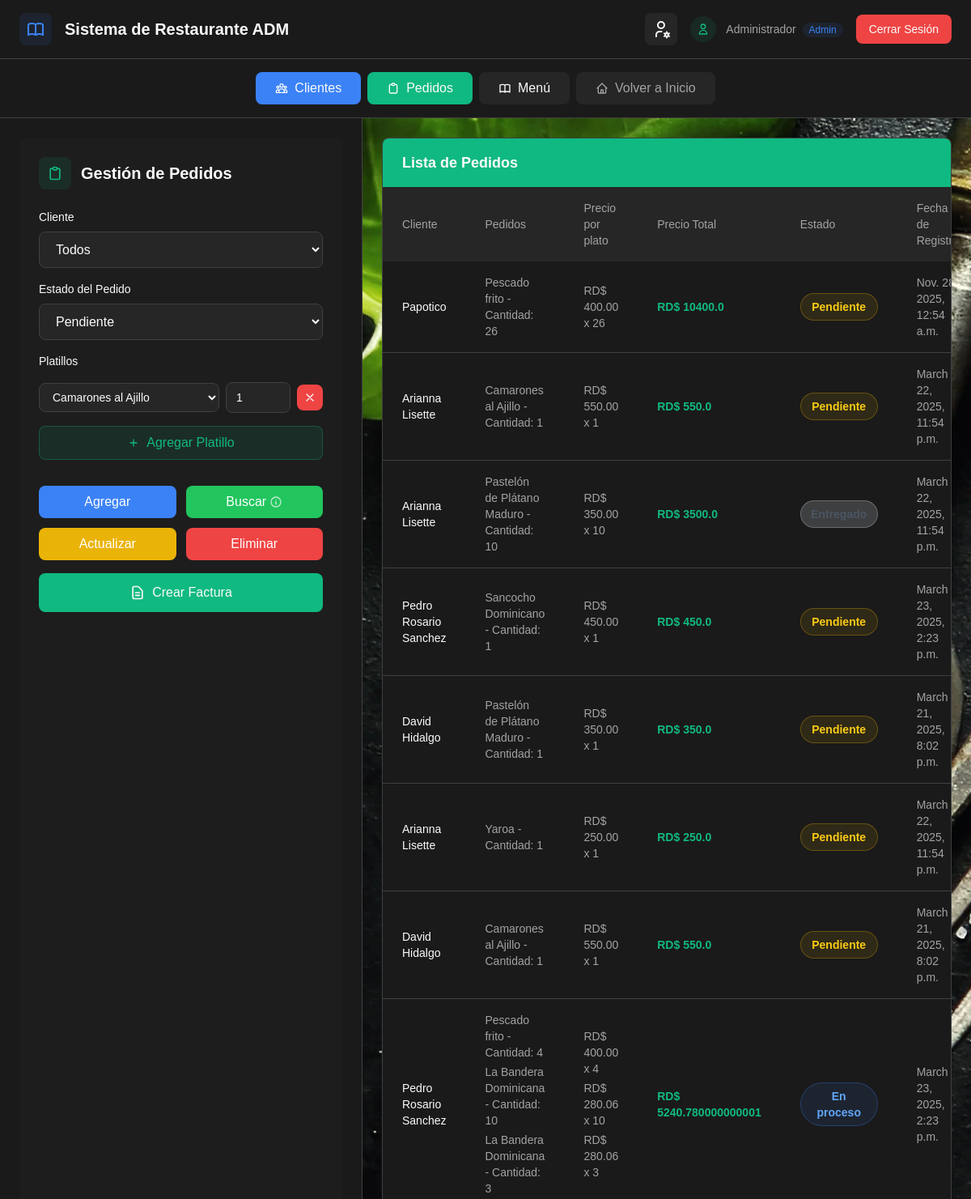
Page /home/orders/ (signed in, upper part) on the earlier database version.
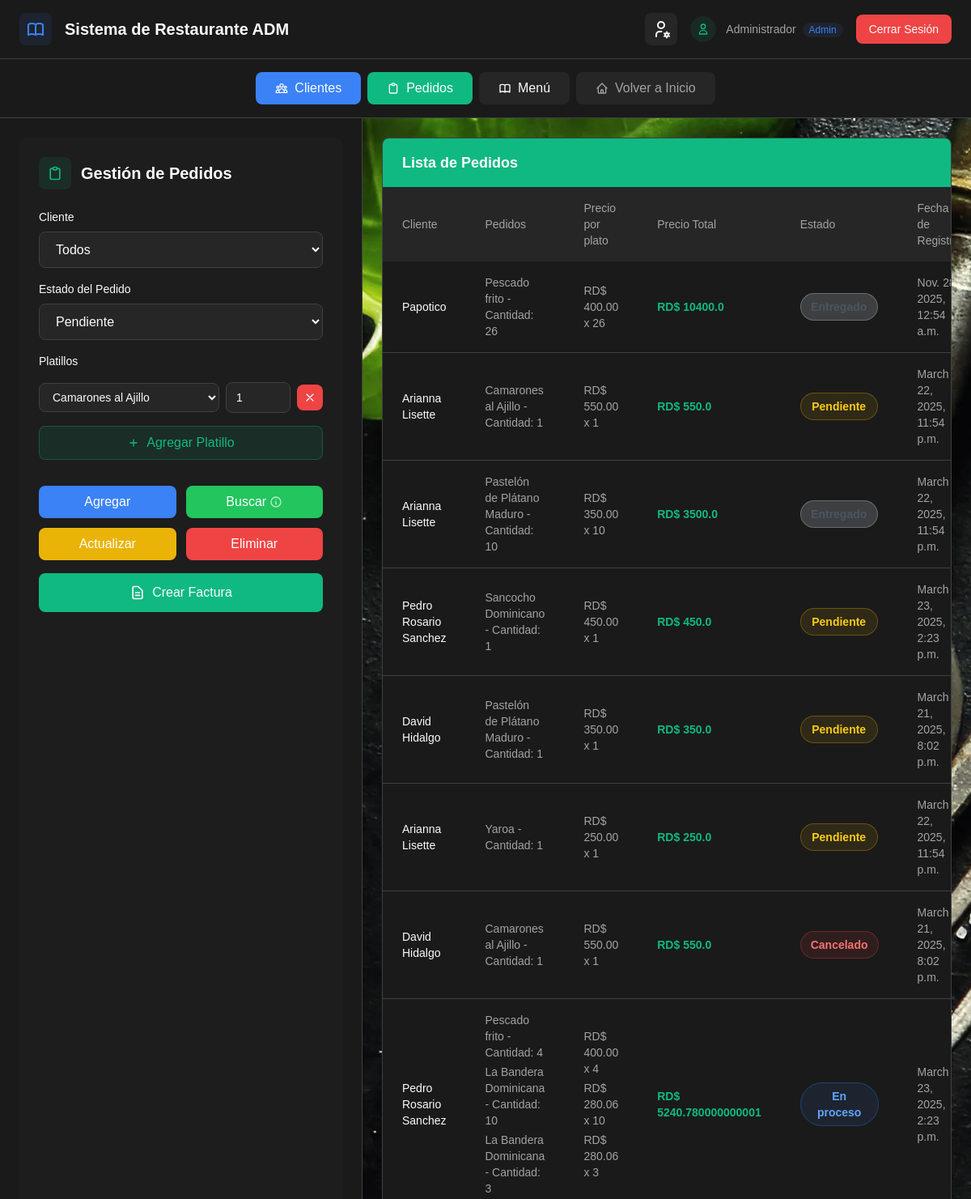
Same page on the later database version.
### Web_Restaurante/models.py (models this page shows, shortened)
class Order(models.Model):
    ESTADO_CHOICES = [
        ('Pendiente', 'Pendiente'),
        ('En proceso', 'En proceso'),
        ('Listo', 'Listo'),
        ('Entregado', 'Entregado'),
        ('Cancelado', 'Cancelado'),
    ]
    cliente = models.ForeignKey(Cliente, on_delete=models.CASCADE)
    platillos = models.ManyToManyField(Menu, through='OrderDetail')
    estado = models.CharField(max_length=20, choices=ESTADO_CHOICES)
    fecha_registro = models.DateTimeField(auto_now_add=True)
    fecha_actualizacion = models.DateTimeField(auto_now=True)

class Cliente(models.Model):
    nombre = models.CharField(max_length=100)
    telefono = models.CharField(max_length=15)
    correo = models.EmailField()
    fecha_registro = models.DateTimeField(auto_now_add=True)

class OrderDetail(models.Model):
    order = models.ForeignKey(Order, on_delete=models.CASCADE)
    menu = models.ForeignKey(Menu, on_delete=models.CASCADE)
    cantidad = models.PositiveIntegerField()

class Menu(models.Model):
    nombre = models.CharField(max_length=100)
    descripcion = models.TextField()
    precio = models.DecimalField(max_digits=5, decimal_places=2)

### Web_Restaurante/views.py (the view)
# urls.py: path('home/orders/', views.order_list, name='orders'),
@login_required
@cache_control(no_cache=True, must_revalidate=True, no_store=True)
def order_list(request):
    orders = Order.objects.select_related('cliente').prefetch_related(
        'orderdetail_set__menu').order_by('-fecha_registro')
    for order in orders:
        order.total_precio = sum(
            float(detail.menu.precio) * detail.cantidad
            for detail in order.orderdetail_set.all()
        )
    order_form = OrderForm()
    order_detail_form = OrderDetailForm()
    clientes = Cliente.objects.all().order_by('nombre')
    menus = Menu.objects.all().order_by('nombre')
    return render(request, 'orders.html', {
        'orders': orders,
        'order_form': order_form,
        'order_detail_form': order_detail_form,
        'clientes': clientes,
        'menus': menus,
    })

### Web_Restaurante/forms.py
class OrderForm(forms.ModelForm):
    class Meta:
        model = Order
        fields = ['cliente', 'estado']

class OrderDetailForm(forms.ModelForm):
    class Meta:
        model = OrderDetail
        fields = ['menu', 'cantidad']

### Web_Restaurante/templates/orders.html (shortened to what the changed rows need)
{% extends "client.html" %}
{% load static %}
{% block sidebar_content %}
  <div class="space-y-6">
    <div class="flex items-center space-x-3 mb-6">
      <h2 class="text-xl font-bold text-foreground">Gestión de Pedidos</h2>
    </div>
  </div>
{% endblock sidebar_content %}
{% block table_content %}
  <div class="bg-card rounded-lg border border-border overflow-hidden">
    <div class="overflow-x-auto">
      <table class="w-full">
        <thead class="bg-muted">
          <tr>
            <th class="px-6 py-4 text-left text-sm font-medium text-muted-foreground">Cliente</th>
            <th class="px-6 py-4 text-left text-sm font-medium text-muted-foreground">Pedidos</th>
            <th class="px-6 py-4 text-left text-sm font-medium text-muted-foreground">Precio por plato</th>
            <th class="px-6 py-4 text-left text-sm font-medium text-muted-foreground">Precio Total</th>
            <th class="px-6 py-4 text-left text-sm font-medium text-muted-foreground">Estado</th>
            <th class="px-6 py-4 text-left text-sm font-medium text-muted-foreground">Fecha de Registro</th>
          </tr>
        </thead>
        <tbody class="divide-y divide-border">
          {% for order in orders %}
            <tr onclick="fillOrderForm('{{ order.id }}', '{{ order.cliente.id }}', '{{ order.estado }}', [{% for detail in order.orderdetail_set.all %}{ menu_id: '{{ detail.menu.id }}', menu_nombre: '{{ detail.menu.nombre }}', cantidad: '{{ detail.cantidad }}' }
              {% if not forloop.last %},{% endif %}
            {% endfor %}
            ])" class="hover:bg-muted/30 cursor-pointer transition-colors duration-200">
            <td class="px-6 py-4 text-sm text-foreground font-medium">{{ order.cliente.nombre }}</td>
            <td class="px-6 py-4 text-sm">
              <div class="space-y-1">
                {% for detail in order.orderdetail_set.all %}
                  <div class="text-muted-foreground">{{ detail.menu.nombre }} - Cantidad: {{ detail.cantidad }}</div>
                {% endfor %}
              </div>
            </td>
            <td class="px-6 py-4 text-sm">
              <div class="space-y-1">
                {% for detail in order.orderdetail_set.all %}
                  <div class="text-muted-foreground">RD$ {{ detail.menu.precio }} x {{ detail.cantidad }}</div>
                {% endfor %}
              </div>
            </td>
            <td class="px-6 py-4 text-sm text-accent font-semibold">RD$ {{ order.total_precio }}</td>
            <td class="px-6 py-4 text-sm">
              <span class="inline-flex items-center justify-center min-w-[6rem] px-3 py-1.5 rounded-full text-sm font-semibold text-center {% if order.estado == 'Pendiente' %}bg-yellow-500/10 text-yellow-400 border border-yellow-500/30{% endif %} {% if order.estado == 'En proceso' %}bg-blue-500/10 text-blue-400 border border-blue-500/30{% endif %} {% if order.estado == 'Listo' %}bg-green-500/10 text-green-400 border border-green-500/30{% endif %} {% if order.estado == 'Cancelado' %}bg-red-500/10 text-red-400 border border-red-500/30{% endif %} {% if order.estado == 'Entregado' %}bg-gray-300/20 text-gray-600 border border-gray-300/30{% endif %} ">
                {{ order.estado }}
              </span>
            </td>
            <td class="px-6 py-4 text-sm text-muted-foreground">{{ order.cliente.fecha_registro }}</td>
          </tr>
        {% endfor %}
      </tbody>
    </table>
  </div>
</div>
{% endblock table_content %}

Differences in the rows shown:
changed Order "Papotico": estado "Pendiente" → "Entregado"
changed Order: estado "Pendiente" → "Cancelado"
